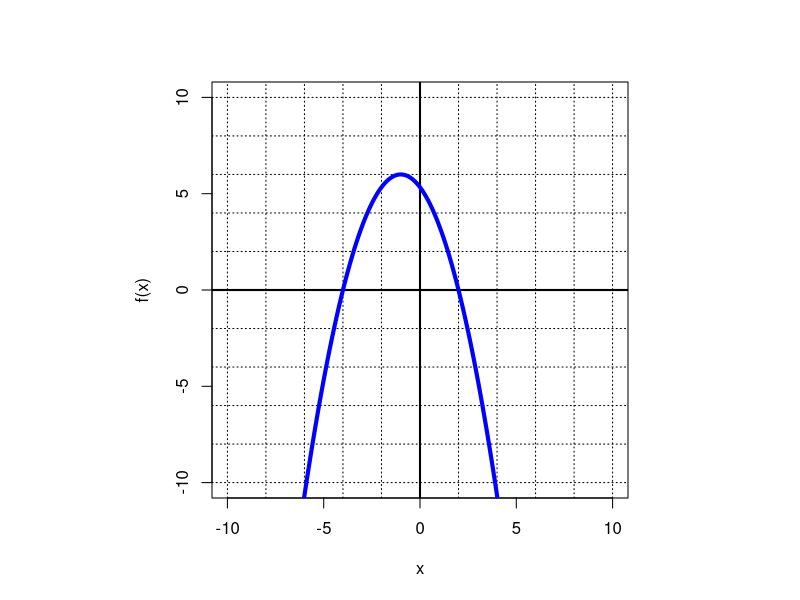

This figure's R source:
## ---- chunk 1
### update the graph to have easier gridlines!
while(T){
    h = sample(-4:4,1)
    k = sample(1:8,1)
    if(h!=k){break}
}
isup = sample(c(T,F),1)
mult = -1+2*isup
k = k*(-mult)
dis = sample(2:5,1)
roots = c(h-dis,h+dis)
p = roots[1]
q = roots[2]
k2 = (h-p)*(h-q)
a = k/k2
adom = "(-∞,∞)"
if(isup){
  ainc = paste0("(",h,",∞)")
  adec = paste0("(-∞,",h,")")
  apos = paste0("(-∞,",p,")U(",q,",∞)")
  aneg = paste0("(",p,",",q,")")
  aran = paste0("[",k,",∞)")
} else {
  adec = paste0("(",h,",∞)")
  ainc = paste0("(-∞,",h,")")
  aneg = paste0("(-∞,",p,")U(",q,",∞)")
  apos = paste0("(",p,",",q,")")
  aran = paste0("(-∞,",k,"]")
}
fun = function(x){a*(x-p)*(x-q)}
achos = sample(c(ainc,adec,apos,aneg,adom,aran))
schos = paste0("* ",achos,"\n",collapse="")

ans1 = paste0(1*(achos==apos),collapse="")
ans2 = paste0(1*(achos==aneg),collapse="")
ans3 = paste0(1*(achos==ainc),collapse="")
ans4 = paste0(1*(achos==adec),collapse="")
ans5 = paste0(1*(achos==adom),collapse="")
ans6 = paste0(1*(achos==aran),collapse="")
## ---- chunk 2
par(pty="s")
x = seq(-12,12,0.001)
plot(x,fun(x),type="n",xlim=c(-10,10),ylim=c(-10,10),lwd=2,ylab="f(x)",xlab="x")
for(j in seq(-10,10,2)){
  abline(h=j,lty=3)
  abline(v=j,lty=3)
}
abline(h=0,lwd=2)
abline(v=0,lwd=2)
lines(x,fun(x),type="l",lwd=4,col="blue")
